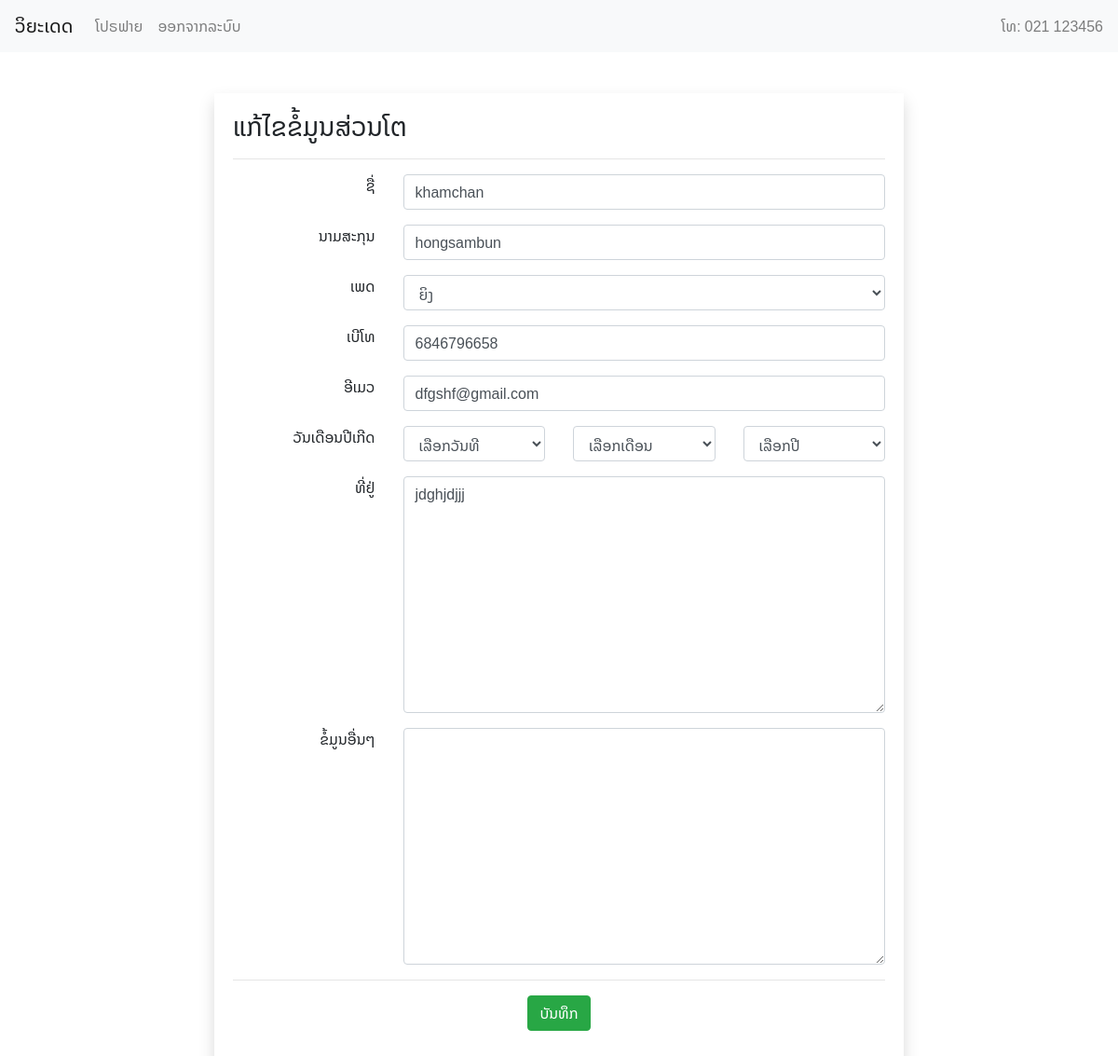
The app's page /about_update.php (signed in) with its own data.
### tables this page shows
CREATE TABLE `users` (
  `id` int(11) NOT NULL,
  `user_name` varchar(30) NOT NULL,
  `password` varchar(255) NOT NULL,
  `admin` int(11) NOT NULL,
  `gender` int(10) NOT NULL,
  `f_name` varchar(20) NOT NULL,
  `l_name` varchar(20) NOT NULL,
  `tel` varchar(20) NOT NULL,
  `address` varchar(50) NOT NULL,
  `email` varchar(20) NOT NULL,
  `date_of_birth` date NOT NULL,
  `photo` varchar(255) NOT NULL DEFAULT 'profile.png',
  `about` varchar(255) NOT NULL,
  `status` int(11) NOT NULL,
  `created_at` datetime NOT NULL DEFAULT CURRENT_TIMESTAMP
);

### about_update.php (the view, shortened to what this page needs)
<?php require 'header.php'; ?>
<?php
if (is_logged_in()) :
    $sql = "SELECT * FROM users WHERE id = " . $_SESSION['user_id'];
    $rs = $con->query($sql);
    $row = $rs->fetch_object();
    if (check_owner($row->id)) :
        ?>
        <div class="col-md-8 offset-md-2 shadow">
            <h3>ແກ້ໄຂຂໍ້ມູນສ່ວນໂຕ</h3>
            <hr>
            <form action="about_update_process.php" method="post">
                <div class="form-group">
                    <div class="row">
                        <div class="col-md-3 text-right">ຊື່</div>
                        <div class="col-md-9">
                            <input value="<?php echo $row->f_name; ?>" type="text" name="f_name" id="" class="form-control">
                        </div>
                    </div>
                </div>
                <div class="form-group">
                    <div class="row">
                        <div class="col-md-3 text-right">ນາມສະກຸນ</div>
                        <div class="col-md-9">
                            <input value="<?php echo $row->l_name; ?>" type="text" name="l_name" id="" class="form-control">
                        </div>
                    </div>
                </div>
                <div class="form-group">
                    <div class="row">
                        <div class="col-md-3 text-right">ເພດ</div>
                        <div class="col-md-9">
                            <select name="gender" id="" class="form-control">
                                <option <?php check_gender(2, $row->gender); ?> value="2">ຍິງ</option>
                            </select>
                        </div>
                    </div>
                </div>
                <div class="form-group">
                    <div class="row">
                        <div class="col-md-3 text-right">ເບີໂທ</div>
                        <div class="col-md-9">
                            <input type="text" value="<?php echo $row->tel; ?>" name="tel" id="" class="form-control">
                        </div>
                    </div>
                </div>
                <div class="form-group">
                    <div class="row">
                        <div class="col-md-3 text-right">ອີເມວ</div>
                        <div class="col-md-9">
                            <input type="text" value="<?php echo $row->email; ?>" name="email" id="" class="form-control">
                        </div>
                    </div>
                </div>
                <div class="form-group">
                    <div class="row">
                        <div class="col-md-3 text-right">ວັນເດືອນປີເກີດ</div>
                        <div class="col-md-9">
                            <div class="row">
                                <div class="col">
                                    <select class="form-control" name="day" id="">
                                        <option value="0">ເລືອກວັນທີ</option>
                                    </select>
                                </div>
                                <div class="col">
                                    <select class="form-control" name="month" id="">
                                        <option value="0">ເລືອກເດືອນ</option>
                                    </select>
                                </div>
                                <div class="col">
                                    <select class="form-control" name="year" id="">
                                        <option value="0">ເລືອກປີ</option>
                                    </select>
                                </div>
                            </div>
                        </div>
                    </div>
                </div>
                <div class="form-group">
                    <div class="row">
                        <div class="col-md-3 text-right">ທີ່ຢູ່</div>
                        <div class="col-md-9">
                            <textarea name="address" class="form-control" id="" cols="30" rows="10"><?php echo $row->address ?></textarea>
                        </div>
                    </div>
                </div>
                <div class="form-group">
                    <div class="row">
                        <div class="col-md-3 text-right">ຂໍ້ມູນອື່ນໆ</div>
                        <div class="col-md-9">
                            <textarea name="about" class="form-control" id="" cols="30" rows="10"><?php echo $row->about ?></textarea>
                        </div>
                    </div>
                </div>
                <hr>
                <div class="form-group text-center">
                    <input type="submit" value="ບັນທຶກ" class="btn btn-success">
                </div>
            </form>
        </div>
    <?php
    endif;
endif;
?>
<?php require 'footer.php'; ?>

### css/custom.css (style rules this page uses)
*, h1, h2, h3, h4, h5, h6, p { font-family: 'Noto Sans Lao', sans-serif; }
.shadow { box-shadow: 0 1px 6px rgba(57, 73, 76, .35); padding: 20px; margin-bottom: 20px; }

### records on screen
users: f_name "khamchan", l_name "hongsambun", gender "ຍິງ", tel "6846796658", email "dfgshf@gmail.com", address "jdghjdjjj"

### other values on screen
SITE_NAME "ວິຍະເດດ"
SITE_TEL "021 123456"
